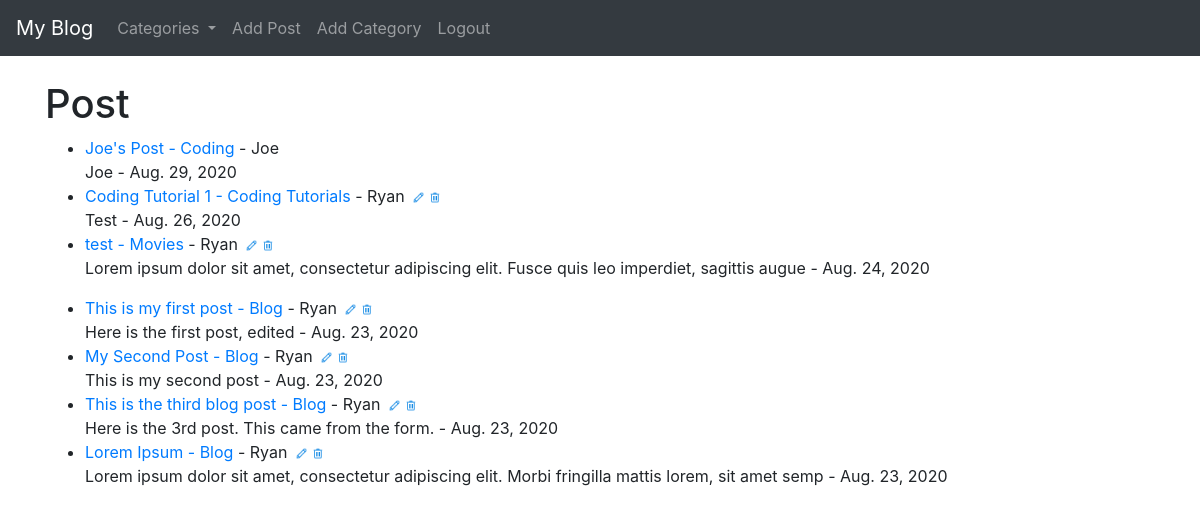
Page / (signed in) on the earlier database version.
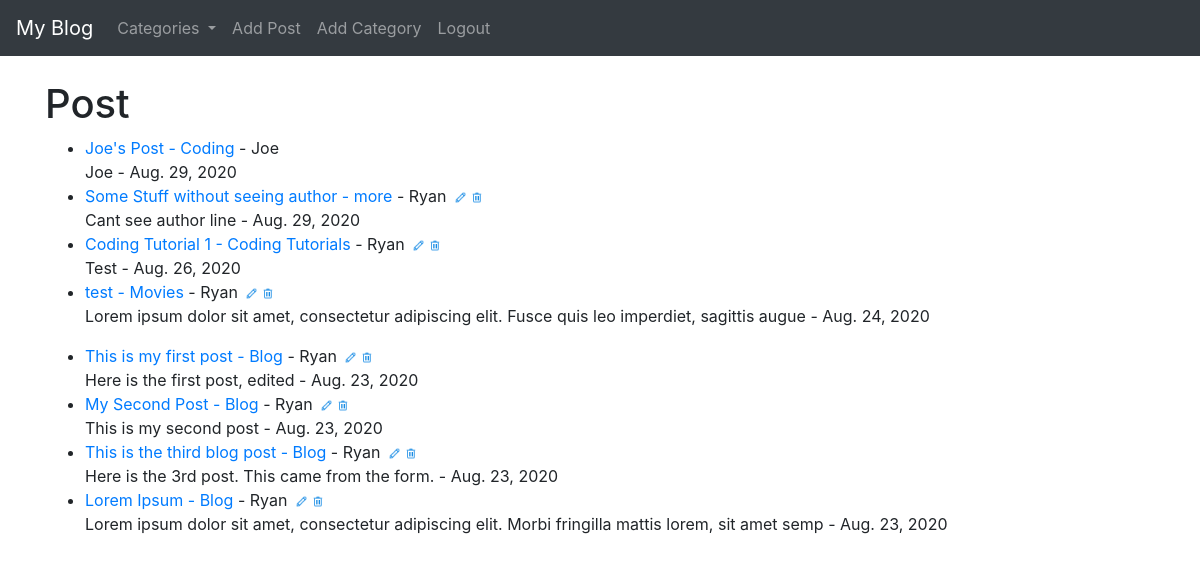
Same page on the later database version.
### theblog/models.py (models this page shows, shortened)
class Post(models.Model):
    title = models.CharField(max_length=255)
    title_tag = models.CharField(max_length=255, default='The Blog - ')
    author = models.ForeignKey(User, on_delete=models.CASCADE)
    body = models.TextField()
    post_date = models.DateField(auto_now_add=True)
    category = models.CharField(max_length=255, default='uncategorized')
    likes = models.ManyToManyField(User, related_name='blog_post')
    dislikes = models.ManyToManyField(User, related_name='blog_post_dislike')

### theblog/views.py (the view)
class HomeView(ListView):
    model = Post
    template_name = "home.html"
    ordering = ['-post_date']
    def get_context_data(self, *args, **kwargs):
        cat_menu = Category.objects.all()
        context = super(HomeView, self).get_context_data(*args, **kwargs)
        context['cat_menu'] = cat_menu
        return context

### theblog/models.py (called while the page is built)
    def __str__(self):
        return self.name

### theblog/templates/home.html
{% extends 'base.html' %}
{% load static %}
{% block content %}
<h1>Post</h1>
<ul>
    {% for post in object_list %}
        <li><a href="{% url 'article-detail' post.pk %}">{{ post.title }} - <a href="{% url 'category' post.category|slugify %}">{{ post.category }}</a> - {{ post.author.first_name }}</a>
            {% if user.is_authenticated %}
                {% if user.id == post.author.id %}
            <a
                href="{% url 'update_post' post.pk %}"><img src="{% static 'img/edit_32px.png' %}" alt="" class="edit"></a><a
                href="{% url 'delete_post' post.pk %}"><img src="{% static 'img/trash_32px.png' %}" alt="" class="edit"></a>
            {% endif %}
            {% endif %}<br>
        {{ post.body|slice:':100'|safe }} - {{ post.post_date }}</li>
    {% endfor %}
</ul>
{% endblock %}

### theblog/templates/base.html (shortened to what this page needs)
{% load static %}
<!doctype html>
<html lang="en">
  <head>
    <link rel="stylesheet" href="https://stackpath.bootstrapcdn.com/bootstrap/4.5.2/css/bootstrap.min.css">
      <link rel="stylesheet" href="{% static 'css\styles.css' %}">
  </head>
  <body>
  <nav class="navbar navbar-expand-lg navbar-dark bg-dark">
  <a class="navbar-brand" href="{% url 'home' %}">My Blog</a>
  <div class="collapse navbar-collapse" id="navbarSupportedContent">
    <ul class="navbar-nav mr-auto">
    {% if cat_menu %}
    <li class="nav-item dropdown">
        <a class="nav-link dropdown-toggle" href="#" id="navbarDropdown" role="button" data-toggle="dropdown" aria-haspopup="true" aria-expanded="false">
          Categories
        </a>
      </li>
        {% else %}
        <li class="nav-item">
            <a href="{% url 'category-list' %}" class="nav-link">Categories</a>
        </li>
      {% endif %}
        {% if user.is_authenticated %}
      <li class="nav-item">
        <a class="nav-link" href="{% url 'add_post' %}">Add Post</a>
      </li>
      <li class="nav-item">
        <a class="nav-link" href="{% url 'add_category' %}">Add Category</a>
      </li>
      <li class="nav-item">
        <a class="nav-link" href="{% url 'logout' %}">Logout</a>
      </li>
        {% endif %}
    </ul>
  </div>
</nav>
  <br>
  <div class="container">
    {% block content %}
    {% endblock %}
</div>
  </body>
</html>

### static/css/styles.css (style rules this page uses)
.edit { height: 13px; padding-left: 3px; }

Differences in the rows shown:
added Post: title "Some Stuff without seeing author", category "more", author.first_name "Ryan", body "Cant see author line", post_date "Aug. 29, 2020"
